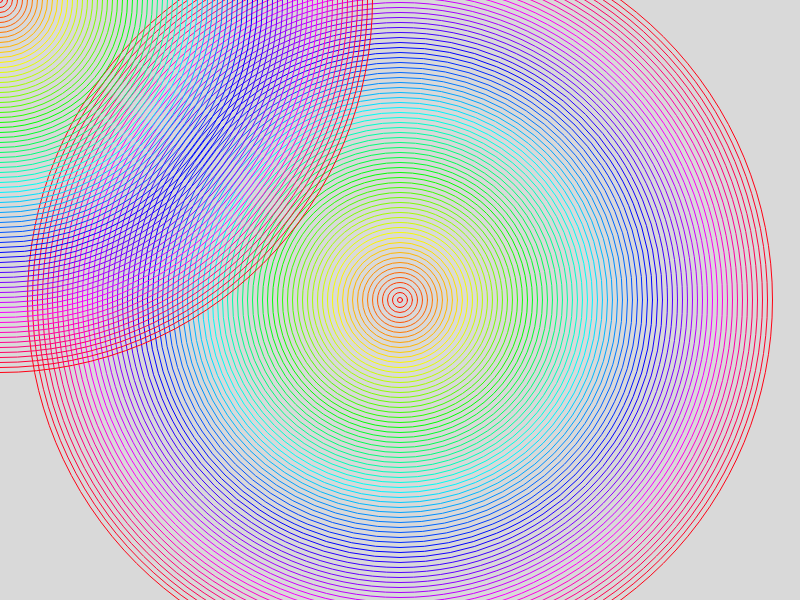
Frame 1 (no input)
Frame 60 (no input): identical to frame 1, image omitted
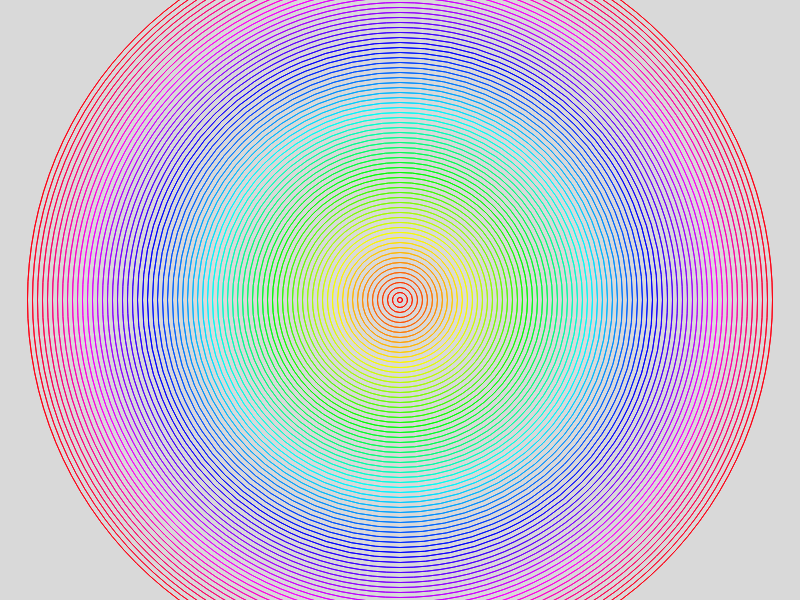
Frame 120 (the mouse pressed at the canvas centre since frame 60)

The p5.js sketch that drew these frames (run headless with seeded random() and noise() and a simulated clock; from frame 60 on, the mouse is pressed at the canvas centre):

// p5.js sketch
// ── sketch.js
let num=75;

function setup() {
    createCanvas(800, 600);
    colorMode(HSB);
}

function draw() {
    background(0, 0,85);
    noFill();
    for(let i = 0; i<num; i++){
        stroke(360/num*i, 100, 100);
        ellipse(width/2, height/2, i*10+5);
    }

    for(let i = 0; i<num; i++){
        stroke(360/num*i, 100, 100);
        ellipse(mouseX, mouseY, i*10+5);
    }

}
